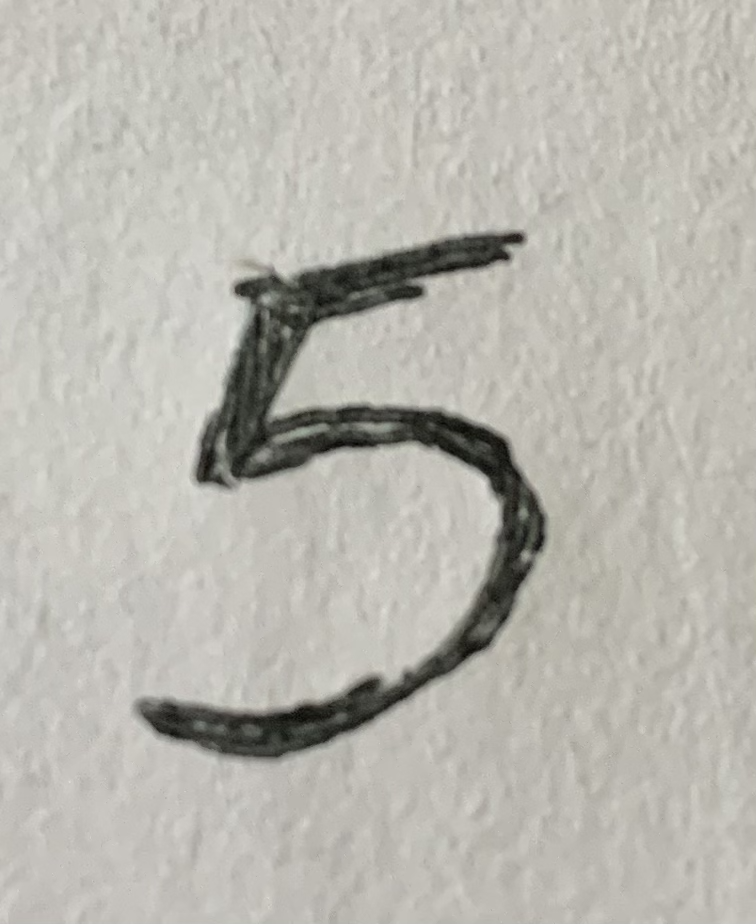
#> input picture datasets/five_real.png, 756 x 924 px, given in place of graph.jpeg, which was not available
$ jupyter execute --allow-errors picture_division.ipynb   (text cells are left out)
#> lines starting #> are read from the running program, lines starting #| are printed output that depends on the picture; after the words box and inside, x2 and y2 are one past the last pixel; in counts of white or black regions, pixels touching at a corner belong together; pictures that were not available may be replaced by others from this repository, and a replacement may not be noted
[cell 1]
import numpy as np
import cv2 as cv
import math
from matplotlib import pyplot as plt
from PIL import Image

argv = None
filename = '/Users/sierra/Downloads/graph.jpeg'

 # Loads an image
src = cv.imread(cv.samples.findFile(filename), cv.IMREAD_GRAYSCALE)
#> src: shape (924, 756); min 5, max 224, mean 181.9

dst = cv.Canny(src, 50, 200, None, 3)
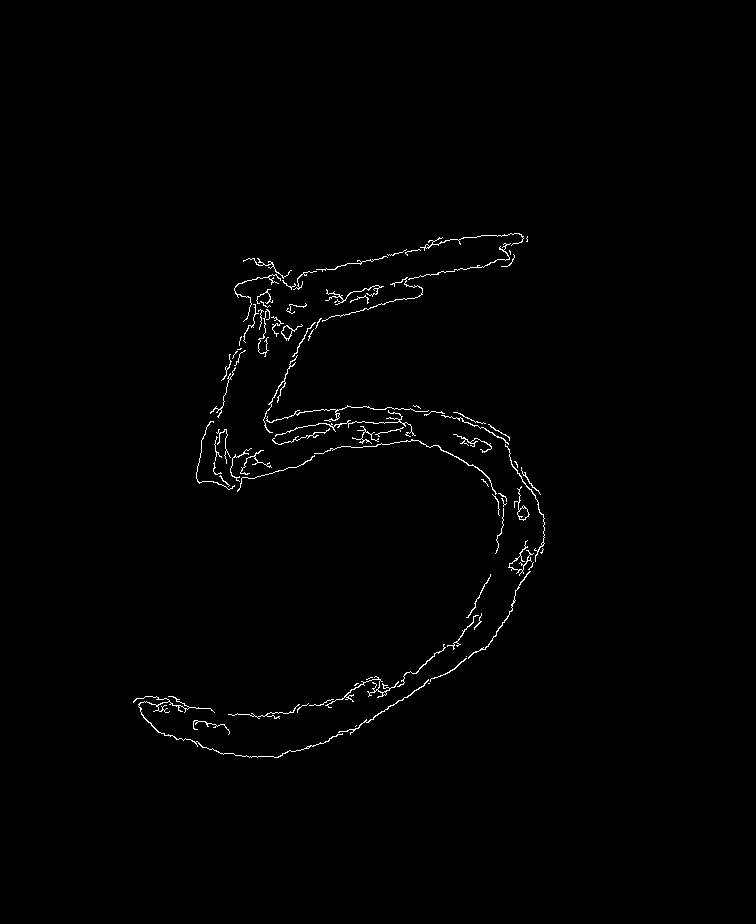
#> dst: shape (924, 756); 0.85% white in thin lines or dots, all inside (x1, y1, x2, y2) = (133, 233, 545, 758)

 # Copy edges to the images that will display the results in BGR
cdst = cv.cvtColor(dst, cv.COLOR_GRAY2BGR)
cdstP = np.copy(cdst)
lines = cv.HoughLines(dst, 1, np.pi / 180, 150, None, 0, 0)
#> lines = None
"""
# Draw the lines
if lines is not None:
    for i in range(0, len(lines)):
        rho = lines[i][0][0]
        theta = lines[i][0][1]
        a = math.cos(theta)
        b = math.sin(theta)
        x0 = a * rho
        y0 = b * rho
        pt1 = (int(x0 + 1000*(-b)), int(y0 + 1000*(a)))
        pt2 = (int(x0 - 1000*(-b)), int(y0 - 1000*(a)))
        cv.line(cdst, pt1, pt2, (0,0,255), 3, cv.LINE_AA)"""

[cell 2]
"""plt.imshow(cdst)
plt.show()"""

[cell 3]
linesP = cv.HoughLinesP(dst, 1, np.pi / 180, 50, None, 50, 10)
#> linesP = 16 rows, first 6: [322, 271, 438, 244], [329, 297, 379, 286], [351, 729, 458, 665], [341, 315, 404, 298], [329, 298, 406, 280], [278, 444, 354, 422]

if linesP is not None:
    for i in range(0, len(linesP)):
        l = linesP[i][0]
        #print((l[0], l[2]), (l[1], l[3]))
        plt.plot((l[0], l[2]), (l[1], l[3]), color = "b")
        cv.line(cdstP, (l[0], l[1]), (l[2], l[3]), (0,0,255), 3, cv.LINE_AA)
        break
#> this loop made 1 pass
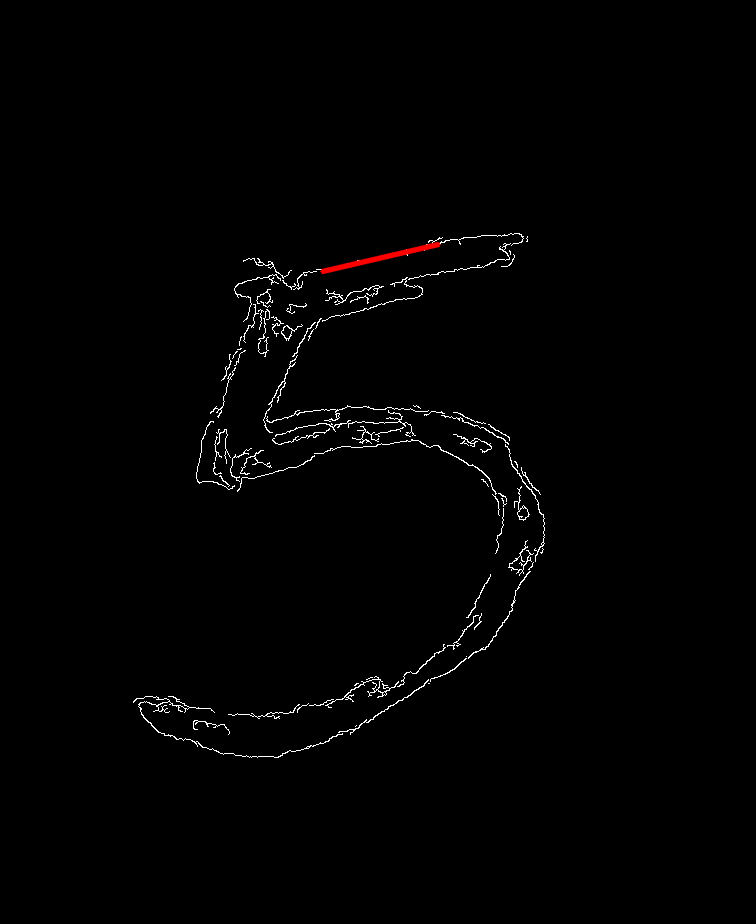
#> cdstP: shape (924, 756, 3); mean B, G, R 2.1, 2.1, 2.3
    plt.imshow(src)
    plt.show()
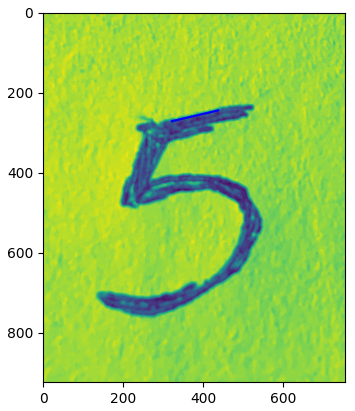
#> figure drawn by matplotlib, 1 panel
cv.imshow("Source", src)
#cv.imshow("Detected Lines (in red) - Standard Hough Line Transform", cdst)
cv.imshow("Detected Lines (in red) - Probabilistic Line Transform", cdstP)

#cv.waitKey()

[cell 4]
print(linesP)
#> (printed output is left out)

[cell 5]
linesP = cv.HoughLinesP(dst, 1, np.pi / 180, 50, None, 50, 10)


vertical = []
horizontal = []
if linesP is not None:
    for i in range(0, len(linesP)):
        l = linesP[i][0]
        #print((l[0], l[2]), (l[1], l[3]))
        # horizontal lines
        if l[1] - l[3] == 0: # may not be zero! but may be close - adjust as needed
            horizontal.append([(l[0], l[1]), (l[2], l[3])])

        # vertical lines
        elif l[0] - l[2] == 0:
            vertical.append([(l[0], l[1]), (l[2], l[3])])

        plt.scatter((l[0], l[2]), (l[1], l[3]), color = "b")
        cv.line(cdstP, (l[0], l[1]), (l[2], l[3]), (0,0,255), 3, cv.LINE_AA)
#> this loop made 16 passes
#> l on passes 1 to 12: [322, 271, 438, 244], [329, 297, 379, 286], [351, 729, 458, 665], [341, 315, 404, 298], [329, 298, 406, 280], [278, 444, 354, 422], [351, 447, 415, 440], [263, 420, 308, 328], [301, 274, 359, 260], [294, 709, 351, 696], [347, 446, 410, 424], [378, 697, 429, 660]
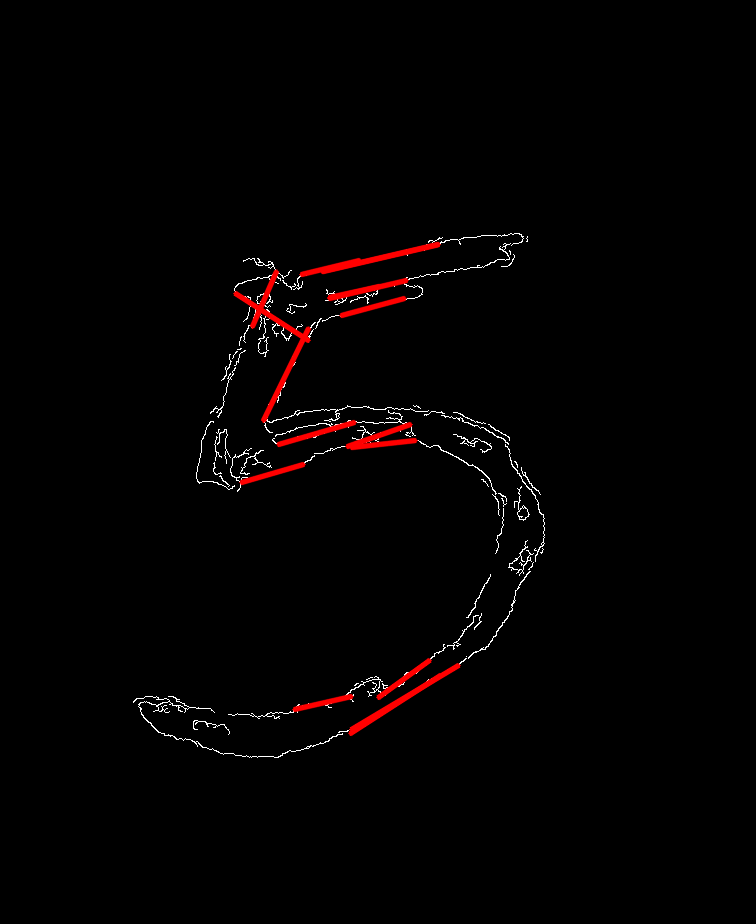
#> cdstP: shape (924, 756, 3); 1.02% of pixels changed, all inside (x1, y1, x2, y2) = (232, 241, 462, 737)
#> after the loop, horizontal = []; vertical = []

    plt.imshow(src)
    plt.show()

[cell 6]
np.shape(horizontal)
#> Out = (0,)

[cell 7]
h_shape = np.shape(horizontal)
#> h_shape = (0,)

for i in range(h_shape[0]):
    plt.plot(*horizontal[i])

[cell 8]
v_shape = np.shape(vertical)
#> v_shape = (0,)

for i in range(v_shape[0]):
    plt.plot(*vertical[i])

[cell 9]
def get_intersect(a1, a2, b1, b2):
    """
    Returns the point of intersection of the lines passing through a2,a1 and b2,b1.
    a1: [x, y] a point on the first line
    a2: [x, y] another point on the first line
    b1: [x, y] a point on the second line
    b2: [x, y] another point on the second line
    """
    s = np.vstack([a1,a2,b1,b2])        # s for stacked
    h = np.hstack((s, np.ones((4, 1)))) # h for homogeneous
    l1 = np.cross(h[0], h[1])           # get first line
    l2 = np.cross(h[2], h[3])           # get second line
    x, y, z = np.cross(l1, l2)          # point of intersection
    if z == 0:                          # lines are parallel
        return (float('inf'), float('inf'))
    return (x/z, y/z)

#> (the rest of this cell did not finish here and is left out)

[cell 10]
x = []
y = []
for i in range(h_shape[0]):
    for j in range(v_shape[0]):
        xi, yi = get_intersect(*vertical[j], *horizontal[i])
        x.append(xi)
        y.append(yi) # parallel  lines
#> after the loop, x = []; y = []

[cell 11]
plt.scatter(x, y)
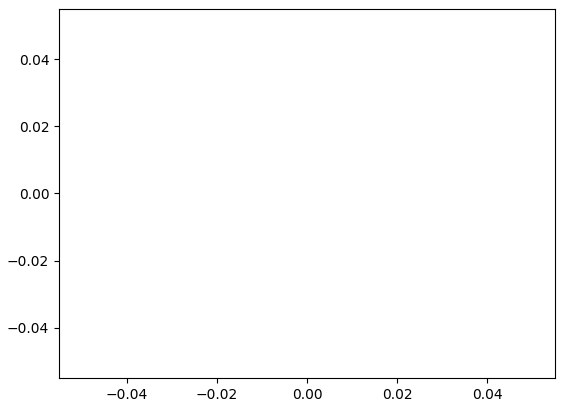
#> figure drawn by matplotlib, 1 panel

[cell 12]
plt.scatter(x, y)
plt.xlim(12.5,32.5)
plt.ylim(12.5,32.5)
#> Out = (12.5, 32.5)
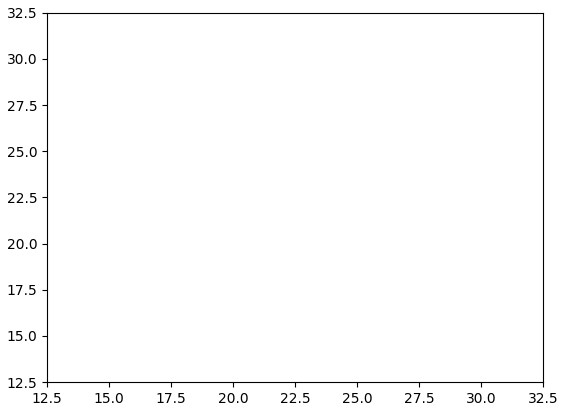
#> figure drawn by matplotlib, 1 panel

[cell 13]
for i, valx in enumerate(x[0:1]):
    for j, valy in enumerate(y[0:1]):
        plt.scatter(x[i],y[j])
        plt.scatter(x[i + 1],y[j])
        plt.scatter(x[i],y[j + 1])
        plt.scatter(x[i + 1],y[j+1])
#> this loop made 0 passes

[cell 14]
import pandas as pd

df = pd.DataFrame({'x': x, 'y': y})
#> df = table of 0 rows and 2 columns

df = df.sort_values('x')

df
#> Out = table of 0 rows and 2 columns

[cell 15]
x_vals = np.unique(df['x'].to_list())
#> x_vals = empty array
y_vals = np.unique(df['y'].to_list())
#> y_vals = empty array

#> (a cell that did not finish here is left out)

#> (a cell that did not finish here is left out)

[cell 18]
for i in x_vals[0:2]:
    n = 0
    for n in range(0,10):
        a, b = np.array(test[f'{i}'].to_list()).T
        print(a[n:n + 1], b[n:n + 1])
        print("--------")
        plt.scatter(a[n:n+2], b[n:n+2], color = "b")
